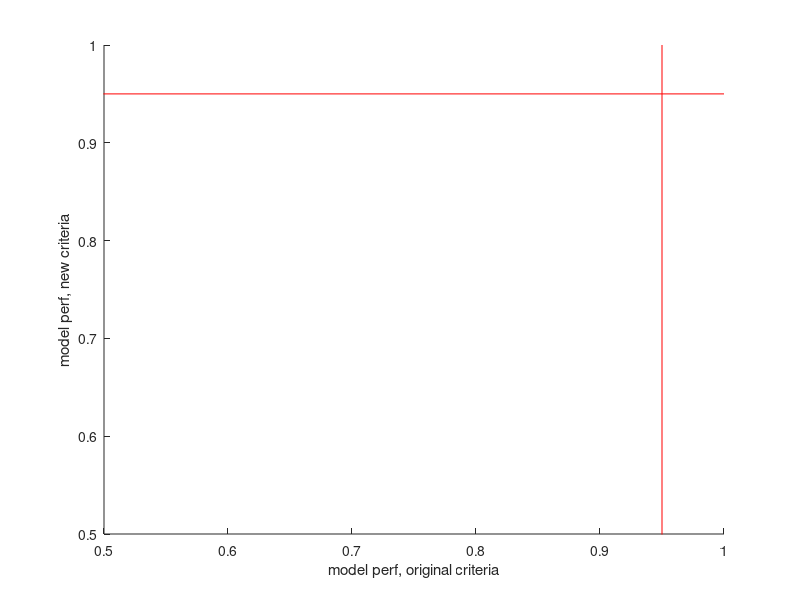

The MATLAB script that drew this image:

clear; clc;

% Directory containing all the trained rate RNN model .mat files
model_dir = '/home/nuttidalab/Documents/renee/lfp_input_models_wtrain/models/xor/phase/P_rec_0.2_Taus_4.0_25.0';

mat_files = dir(fullfile(model_dir, '*_4.0_*.mat'));
input_freq = 4;
disp(['input frequency: ', num2str(input_freq)]);

max_perf_before = zeros(length(mat_files),1);
max_perf_after = zeros(length(mat_files),1);
for i = 1:length(mat_files)
  curr_fname = mat_files(i).name;
  curr_full = fullfile(mat_files(i).folder, curr_fname);
  disp(['Analyzing ' curr_fname]);


  % Load the model
  load(curr_full);
  max_perf_before(i) = max(all_perfs);
  max_perf_after(i) = max(all_perfs_new);

end

figure; hold on; 
scatter(max_perf_before, max_perf_after, 'filled');
plot([0.95, 0.95], [0, 1], color='r');
plot([0, 1], [0.95, 0.95], color='r');
xlim([0.5, 1]);
ylim([0.5, 1])
xlabel('model perf, original criteria')
ylabel('model perf, new criteria')
